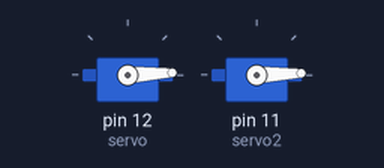
A sketch run on a simulated Arduino Uno, built with avr-gcc and run on an emulated ATmega328P. Shown: 2 × servo. What the sketch prints to the serial monitor is not drawn.

Above: at 0.05 s.
At 1.3 s:
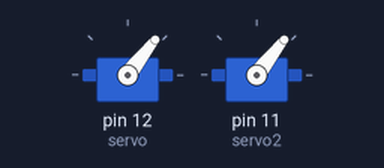
At 2.0 s:
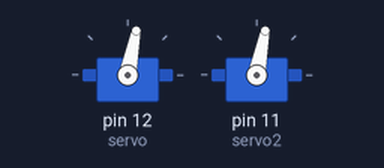
At 4.0 s:
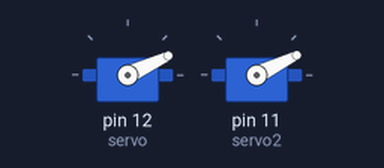
Timing chart, 0 to 6.1 s (numbered marks = the images above):
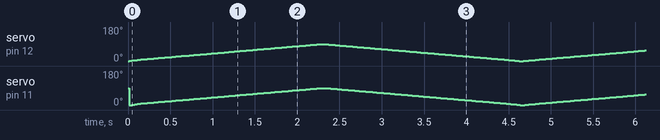

The sketch:

jacob_lidar.ino
```cpp
//Jacob lidar
#include <Servo.h>
Servo servo;
Servo servo2;
int pos = 0;
int sensorpin = 0;
int sensorvalue = 0;

void setup() {
  // put your setup code here, to run once:
pinMode (sensorpin, INPUT_PULLUP);
Serial.begin(9600);
servo.attach(12);
servo2.attach(11);
}

void loop() {
  // put your main code here, to run repeatedly:
for (pos = 0; pos <= 90; pos+= 1) {
  move_servos();
  detections();
}


for (pos = 90; pos >= 0; pos-=1) {
  move_servos();
  detections();
}
}


// FUNCTIONS
//======================================
void move_servos(){
   servo.write(pos);
  delay(15);
  Serial.println(pos);
  servo2.write(pos);
}
void detections() {

if (sensorvalue == 1) {
  Serial.println ("detected something");

}
sensorvalue = digitalRead(sensorpin);
Serial.print(sensorvalue);
}
```
